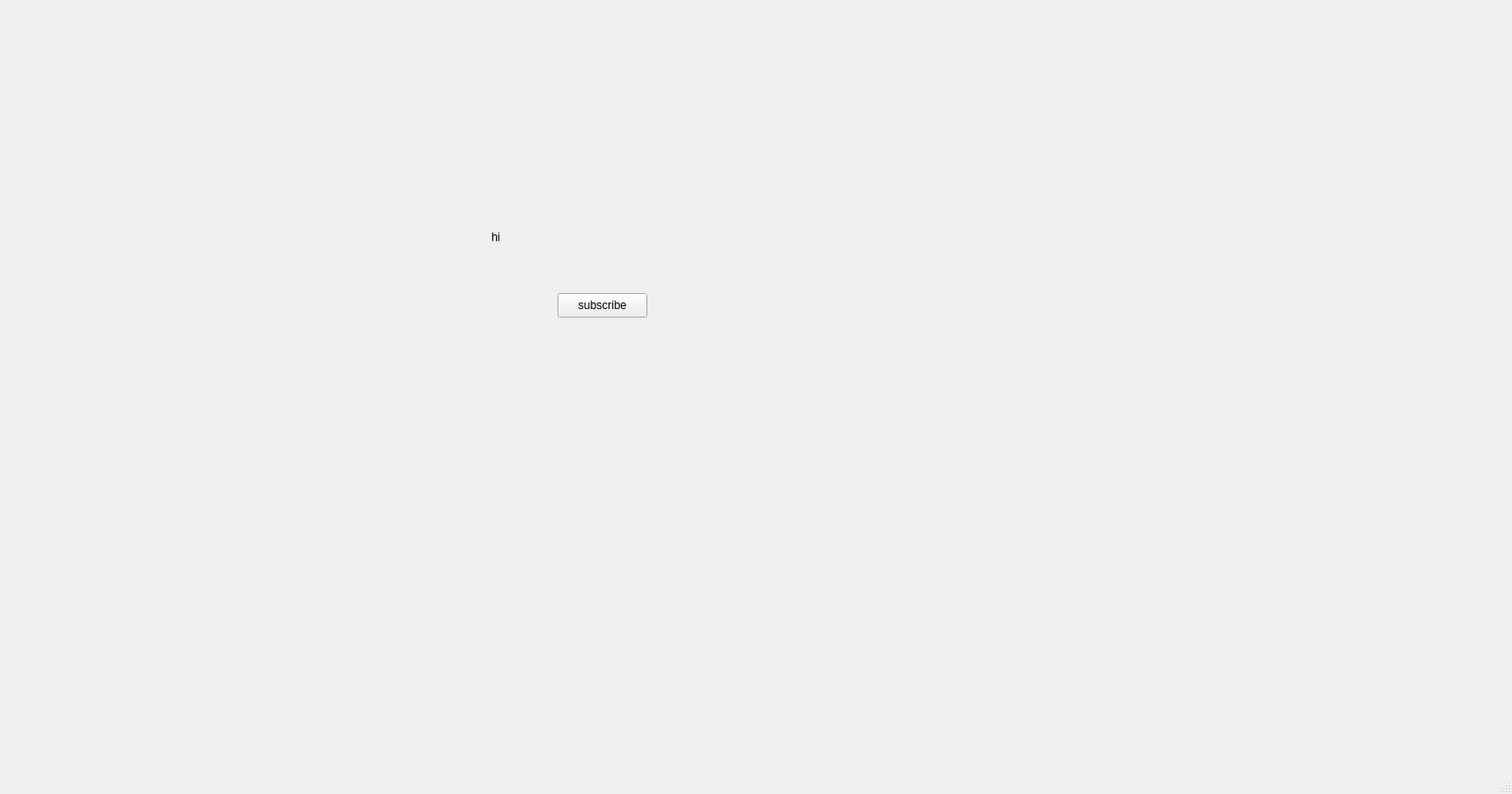
<?xml version="1.0" encoding="UTF-8"?>
<ui version="4.0">
 <class>MainWindow</class>
 <widget class="QMainWindow" name="MainWindow">
  <property name="geometry">
   <rect>
    <x>0</x>
    <y>0</y>
    <width>1600</width>
    <height>840</height>
   </rect>
  </property>
  <property name="windowTitle">
   <string>rmviz2</string>
  </property>
  <widget class="QWidget" name="centralwidget">
   <widget class="QLabel" name="label">
    <property name="geometry">
     <rect>
      <x>520</x>
      <y>220</y>
      <width>211</width>
      <height>61</height>
     </rect>
    </property>
    <property name="text">
     <string>hi</string>
    </property>
   </widget>
   <widget class="QPushButton" name="pushButton">
    <property name="geometry">
     <rect>
      <x>590</x>
      <y>310</y>
      <width>95</width>
      <height>26</height>
     </rect>
    </property>
    <property name="text">
     <string>subscribe</string>
    </property>
   </widget>
  </widget>
  <widget class="QMenuBar" name="menubar">
   <property name="geometry">
    <rect>
     <x>0</x>
     <y>0</y>
     <width>1600</width>
     <height>23</height>
    </rect>
   </property>
  </widget>
  <widget class="QStatusBar" name="statusbar"/>
 </widget>
 <resources/>
 <connections/>
</ui>
